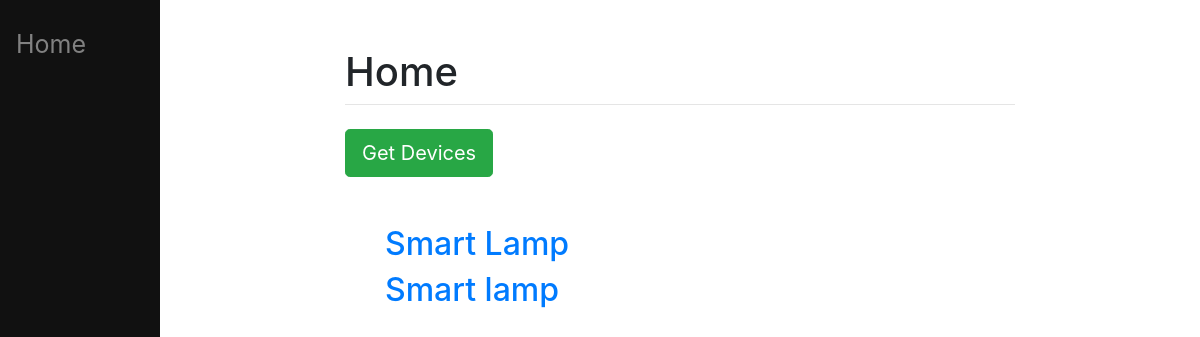
Before: / with the older database file.
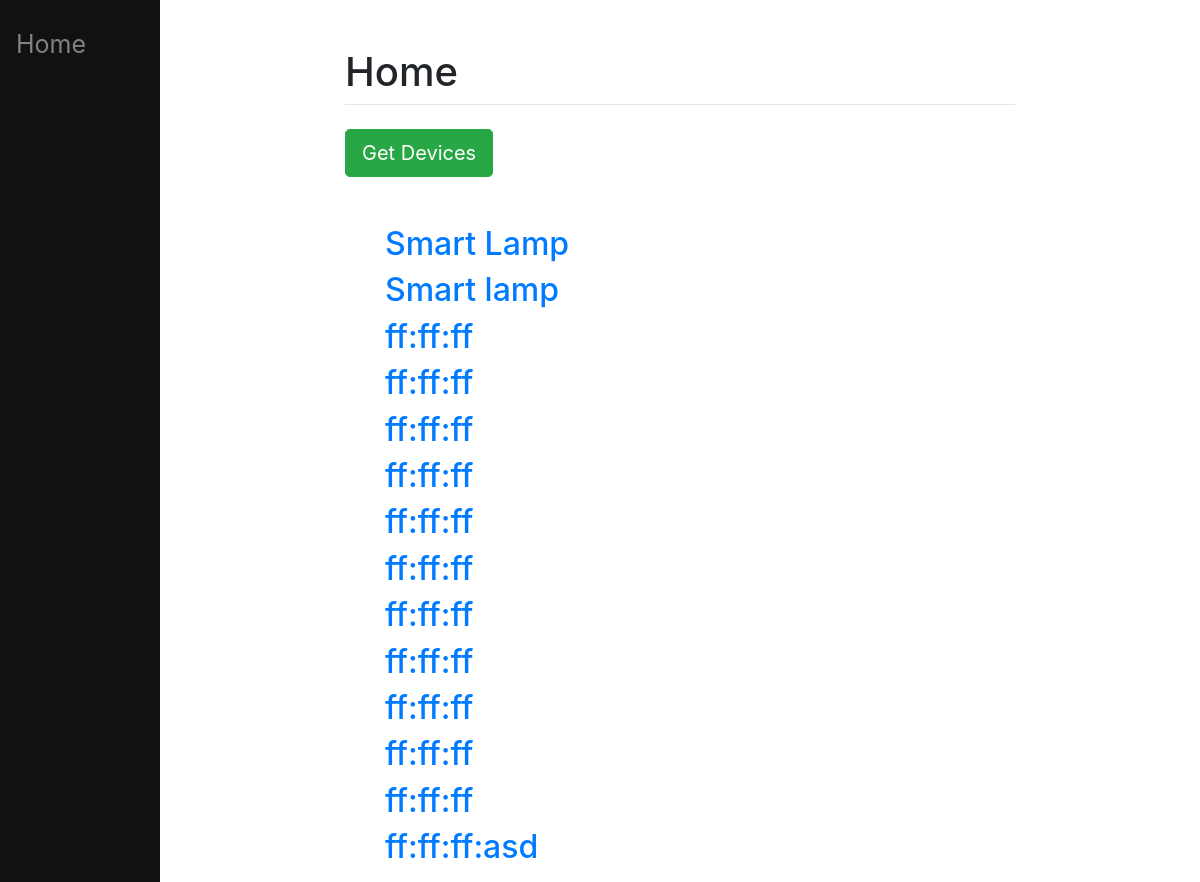
After: the same page with the newer database file.
### main/models.py (models this page shows, shortened)
class IotDevice(models.Model):
    name = models.CharField(max_length=200)
    mac = models.CharField(max_length=100)  # 17
    ip = models.CharField(max_length=100)

### main/views.py (the view, shortened to what this page needs)
# urls.py: 2. Add a URL to urlpatterns:  path('', views.home, name='home')
def home(response):
    devices = IotDevice.objects.all()
    return render(response,"main/home.html",{"devices":devices})

### main/templates/main/home.html (shortened to what this page needs)
{% extends 'main/base.html' %}
{% block name %}
    Home
{% endblock %}
{% block content %}
    <form method="post" action="#">
        <button type="submit" class="btn btn-success btn-lg", name="getDevices", value="save">Get Devices</button>
    </form>
    <br><br>
    <ul>
        {% for device in devices %}
            <h2><a href="/{{device.id}}">{{device.name}}</a></h2>
        {% endfor %}
    </ul>
{% endblock %}

### main/templates/main/base.html (shortened to what this page needs)
<!doctype html>
<html>
<head>
	<link rel="stylesheet" href="https://stackpath.bootstrapcdn.com/bootstrap/4.3.1/css/bootstrap.min.css">
</head>
<body>
	<div class="sidenav">
		<a href="/">Home</a>
	</div>
	<div id="content" name="content" class="main">
		<div class="row justify-content-center">
			<div class="col-8">
				<h1 class="mt-5">{% block name %}Device{% endblock %}</h1>
				<hr class="mt-0 mb-4">
				{% block content %}
				{% endblock %}
			</div>
		</div>
	</div>
</body>
</html>

### main/templates/main/base.html (style rules this page uses)
.sidenav { height:100%; width:160px; position: fixed; z-index:1; top:0; left:0; background-color:#111; overflow-x: hidden; padding-top:20px; }
.sidenav a { padding:6px 8px 6px 16px; text-decoration: none; font-size:25px; color: #818181; display:block; }
.main { margin-left:160px; padding: 0px 10px; }

Changed rows visible on the page:
added IotDevice: name "ff:ff:ff"
added IotDevice: name "ff:ff:ff"
added IotDevice: name "ff:ff:ff"
added IotDevice: name "ff:ff:ff"
added IotDevice: name "ff:ff:ff"
added IotDevice: name "ff:ff:ff"
added IotDevice: name "ff:ff:ff"
added IotDevice: name "ff:ff:ff"
added IotDevice: name "ff:ff:ff"
added IotDevice: name "ff:ff:ff"
added IotDevice: name "ff:ff:ff"
added IotDevice: name "ff:ff:ff:asd"
